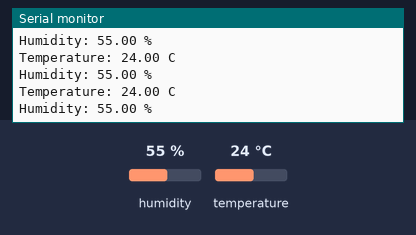
This sketch was run on a simulated ESP8266 (NodeMCU). Parts: the last lines printed to the serial monitor. The test bench sets the inputs (shaded band); at power-on: humidity 55 %, temperature 24 °C.

Above: at 2.8 s.
2.9 s: humidity set to 22 %
At 4.4 s:
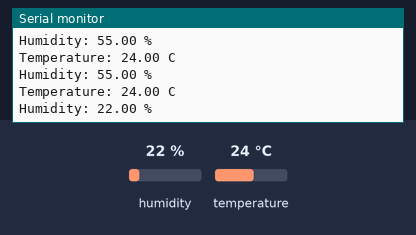
5.6 s: temperature set to 12 °C
At 6.8 s:
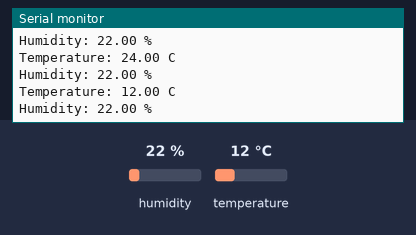
8.3 s: humidity set to 40 %
At 10.8 s:
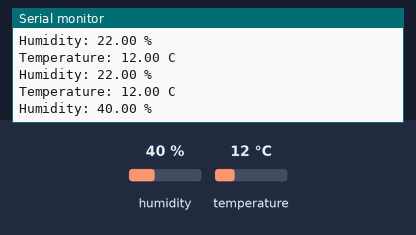
Timing chart, 0 to 12.3 s (numbered marks = the images above; inputs shaded):
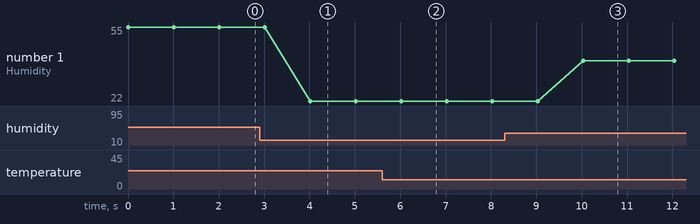

Measured:
- after the input at 2.9 s, the serial monitor: prints a new line after 1.1 s (image 1)
- after the input at 5.6 s, the serial monitor: prints a new line after 0.42 s (image 2)
- after the input at 8.3 s, the serial monitor: prints a new line after 1.7 s (image 3)
- plotted number 1: 55 → 22 after the input at 2.9 s, 22 → 40 after the input at 8.3 s

The sketch:

dht.ino
```cpp
#include "DHT.h"

#define dht_type DHT22
#define dht_pin D4

DHT dht(dht_pin, dht_type);
 float temperature, humidity;
void setup() {
  dht.begin();
  Serial.begin(9600);
}

void loop() {
  temperature = dht.readTemperature();
  humidity = dht.readHumidity();

  Serial.print("Temperature: ");
  Serial.print(temperature);
  Serial.println(" C");
  Serial.print("Humidity: ");
  Serial.print(humidity);
  Serial.println(" %");

  delay(1000);
}
```
